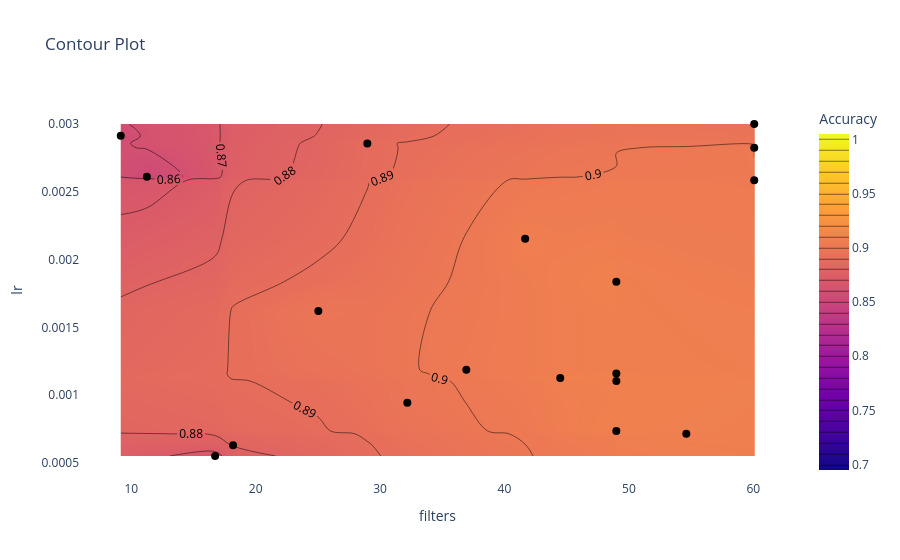

The notebook cell this image was saved under:
### Code cell
bayes = analysis.results_df
plot_contour(bayes, "config/filters", "config/lr", "accuracy", start=0.7)

### Figure 1 — Plotly figure (JSON) as saved in the notebook; plotly's stock layout.template omitted (floating-point values rounded to 4 significant figures)
{"data": [{"colorbar": {"title": {"text": "Accuracy"}}, "colorscale": [[0, "#0d0887"], [0.1111, "#46039f"], [0.2222, "#7201a8"], [0.3333, "#9c179e"], [0.4444, "#bd3786"], [0.5556, "#d8576b"], [0.6667, "#ed7953"], [0.7778, "#fb9f3a"], [0.8889, "#fdca26"], [1, "#f0f921"]], "contours": {"coloring": "heatmap", "end": 1, "showlabels": true, "size": 0.01, "start": 0.7}, "type": "contour", "x": [28.97, 48.99, 16.74, 11.25, 41.66, 9.153, 54.62, 18.18, 25.04, 32.19, 60.08, 60.08, 60.08, 36.93, 48.99, 44.48, 48.99, 48.99], "y": [0.002857, 0.001836, 0.0005524, 0.002612, 0.002153, 0.002913, 0.0007158, 0.0006319, 0.001622, 0.0009446, 0.003, 0.002584, 0.002824, 0.001188, 0.0007376, 0.001127, 0.00116, 0.001105], "z": [0.8891, 0.91, 0.8659, 0.8522, 0.9065, 0.8542, 0.9073, 0.8804, 0.8981, 0.8976, 0.8909, 0.9016, 0.9023, 0.9024, 0.9096, 0.9088, 0.9084, 0.9095]}, {"customdata": [0.8891, 0.91, 0.8659, 0.8522, 0.9065, 0.8542, 0.9073, 0.8804, 0.8981, 0.8976, 0.8909, 0.9016, 0.9023, 0.9024, 0.9096, 0.9088, 0.9084, 0.9095], "hovertemplate": "filters: %{x}<br>lr: %{y}<br>Accuracy: %{customdata:.4f}<extra></extra>", "marker": {"color": "black", "size": 8, "symbol": "circle"}, "mode": "markers", "name": "Data Points", "type": "scatter", "x": [28.97, 48.99, 16.74, 11.25, 41.66, 9.153, 54.62, 18.18, 25.04, 32.19, 60.08, 60.08, 60.08, 36.93, 48.99, 44.48, 48.99, 48.99], "y": [0.002857, 0.001836, 0.0005524, 0.002612, 0.002153, 0.002913, 0.0007158, 0.0006319, 0.001622, 0.0009446, 0.003, 0.002584, 0.002824, 0.001188, 0.0007376, 0.001127, 0.00116, 0.001105]}], "layout": {"paper_bgcolor": "white", "plot_bgcolor": "white", "title": {"text": "Contour Plot"}, "xaxis": {"showgrid": false, "title": {"text": "filters"}}, "yaxis": {"showgrid": false, "title": {"text": "lr"}}}}
